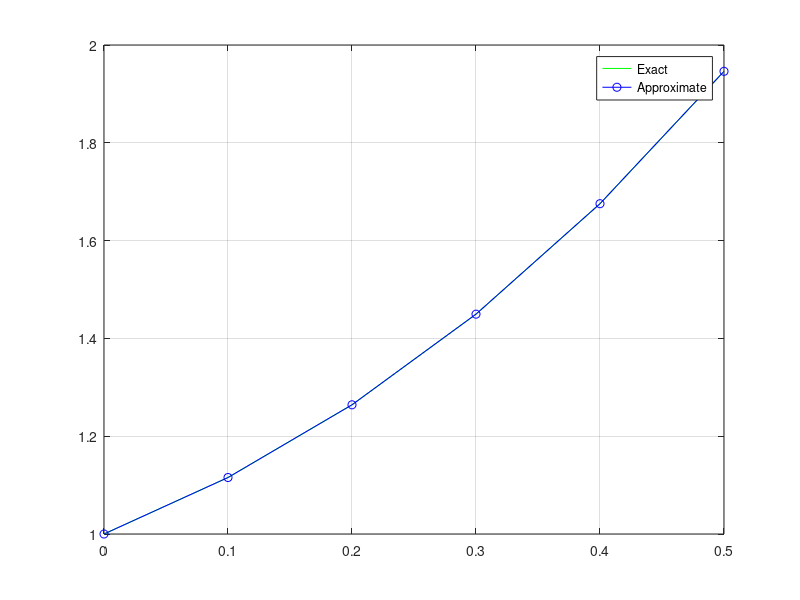

Reproduce this figure in MATLAB.
% Solve  y'(t)=2t+y with y0 = 1
n = 5;
y0 = 1;
t0 = 0;
h=0.1;
t=[t0 zeros(1, n)];
f = @(t, y) ((2 * t) + y);
yexact = @(t) ((-2) * (t + 1) + (3 * exp(t)));
y = zeros(size(t));
ye = zeros(size(t));

y(1) = y0;
t(1) = t0;
fprintf('%7s %7s %7s %7s \n','i','t(i)','y(i)', 'ye(i)');
for i=1:n
  t(i + 1)=t(i) + h;

  k1 = f(t(i), y(i));
  y1 = y(i) + k1 * h/2;
  t1 = t(i) + (h / 2);

  k2 = f(t1, y1);
  y2 = y(i) + k2 * h/2;
  t2 = t(i) + (h / 2);

  k3 = f(t2, y2);
  y3 = y(i) + k3 * h;
  t3 = t(i) + h;

  k4 = f(t3, y3);

  y(i+1) = y(i) + (k1+2*k2+2*k3+k4)*h/6;
  ye(i) = yexact(t(i));
  fprintf('%7d %7.2f %7.3f %7.3f \n',i, t(i), y(i), ye(i));
end

plot(t, yexact(t), 'g', t, y, 'b-o');
legend('Exact', 'Approximate');
grid on
